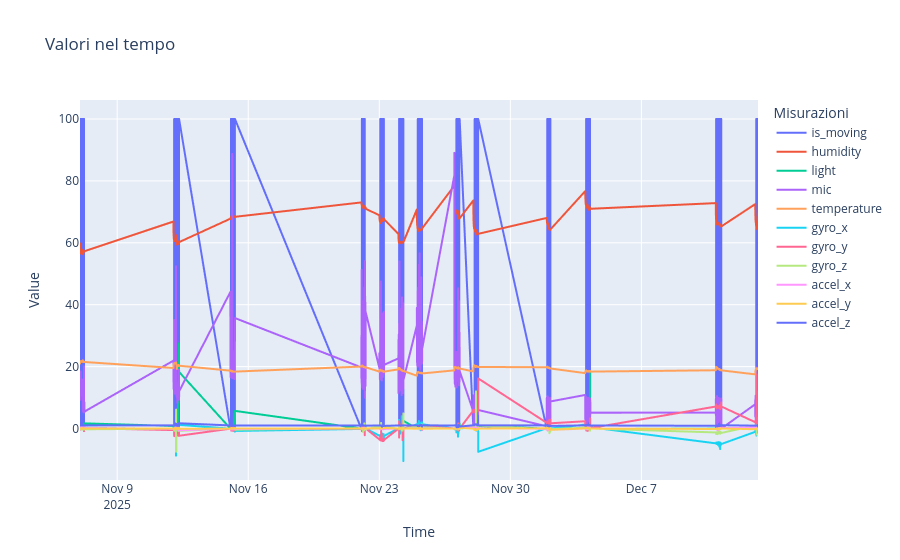
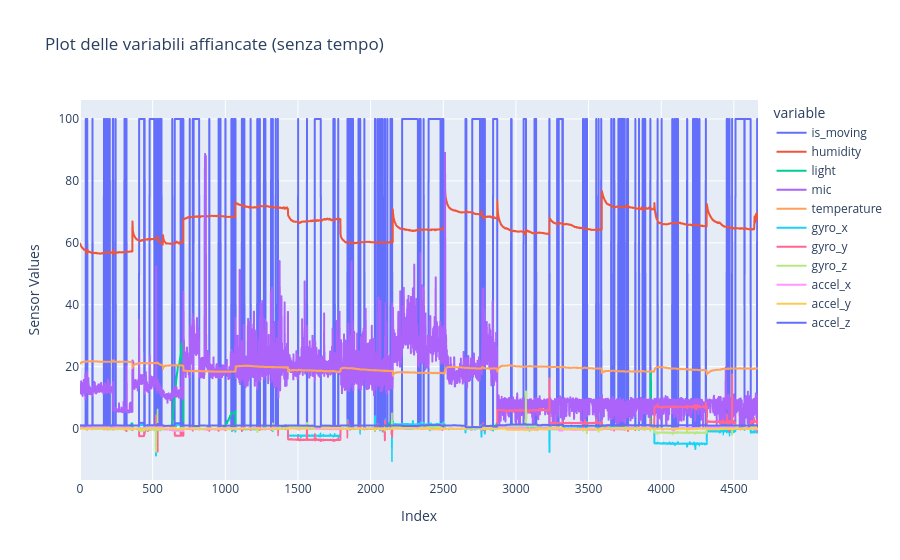
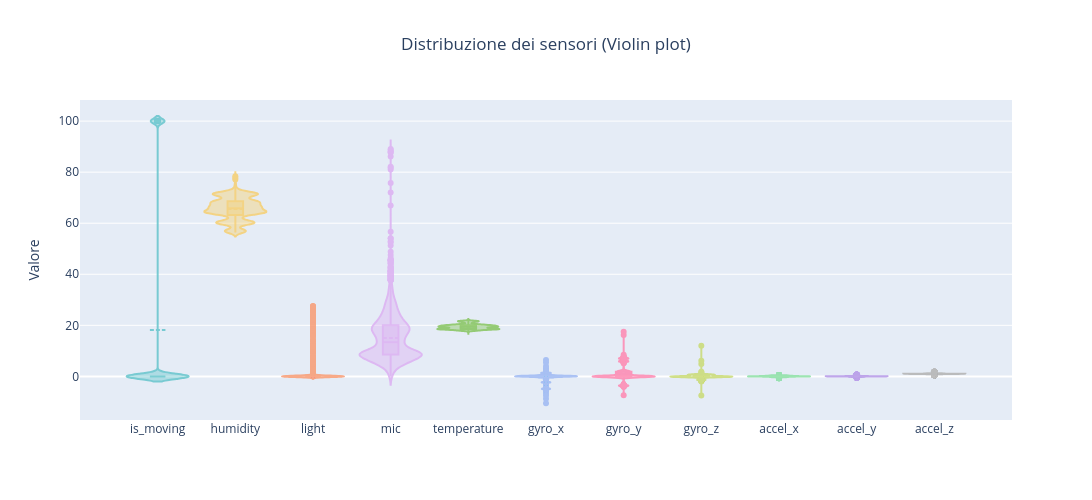

The code cell stored with these charts, in order, in its notebook:
### Code cell
# 5) Plot esplorativi
cols_plot = ['is_moving', 'humidity', 'light', 'mic', 'temperature', 'gyro_x','gyro_y','gyro_z', 'accel_x','accel_y','accel_z']
cols_plot = [c for c in cols_plot if c in df_all.columns]
df_plot = df_all.copy()
df_plot[cols_plot] = df_plot[cols_plot].fillna(0)
# Plot serie temporale
fig = px.line(df_plot, x='_time', y=cols_plot, title='Valori nel tempo')
fig.update_layout(xaxis_title='Time', yaxis_title='Value', legend_title='Misurazioni')
fig.show()
# Plot dei dati senza tempo
fig = px.line(df_plot, y=cols_plot, title="Plot delle variabili affiancate (senza tempo)")
fig.update_layout(xaxis_title="Index", yaxis_title="Sensor Values")
fig.show()

# Plot distribuzioni
df_long = df_all.melt(
    value_vars=cols_plot,
    var_name="Sensor",
    value_name="Value"
)
fig = px.violin(
    df_long,
    x="Sensor",
    y="Value",
    color="Sensor",
    box=True,
    points="outliers",
    color_discrete_sequence=px.colors.qualitative.Pastel,
    title="Distribuzione dei sensori (Violin plot)"
)
fig.update_traces(
    meanline_visible=True,
    opacity=0.85,
    width=0.8
)
fig.update_layout(
    violinmode="group",
    height=500,
    width=1200,
    title_x=0.5,
    showlegend=False,
    yaxis_title="Valore",
    xaxis_title=""
)
fig.show()

### Figure 1 — Plotly figure (JSON) as saved in the notebook; plotly's stock layout.template omitted (floating-point values rounded to 4 significant figures; data arrays with more than 128 entries replaced by an {"elided": "..."} marker saying what was removed)
{"data": [{"hovertemplate": "variable=is_moving<br>_time=%{x}<br>value=%{y}<extra></extra>", "legendgroup": "is_moving", "line": {"color": "#636efa", "dash": "solid"}, "marker": {"symbol": "circle"}, "mode": "lines", "name": "is_moving", "showlegend": true, "type": "scattergl", "x": {"elided": "4667 str values"}, "xaxis": "x", "y": {"elided": "4667 float values"}, "yaxis": "y"}, {"hovertemplate": "variable=humidity<br>_time=%{x}<br>value=%{y}<extra></extra>", "legendgroup": "humidity", "line": {"color": "#EF553B", "dash": "solid"}, "marker": {"symbol": "circle"}, "mode": "lines", "name": "humidity", "showlegend": true, "type": "scattergl", "x": {"elided": "4667 str values"}, "xaxis": "x", "y": {"elided": "4667 float values"}, "yaxis": "y"}, {"hovertemplate": "variable=light<br>_time=%{x}<br>value=%{y}<extra></extra>", "legendgroup": "light", "line": {"color": "#00cc96", "dash": "solid"}, "marker": {"symbol": "circle"}, "mode": "lines", "name": "light", "showlegend": true, "type": "scattergl", "x": {"elided": "4667 str values"}, "xaxis": "x", "y": {"elided": "4667 float values"}, "yaxis": "y"}, {"hovertemplate": "variable=mic<br>_time=%{x}<br>value=%{y}<extra></extra>", "legendgroup": "mic", "line": {"color": "#ab63fa", "dash": "solid"}, "marker": {"symbol": "circle"}, "mode": "lines", "name": "mic", "showlegend": true, "type": "scattergl", "x": {"elided": "4667 str values"}, "xaxis": "x", "y": {"elided": "4667 float values"}, "yaxis": "y"}, {"hovertemplate": "variable=temperature<br>_time=%{x}<br>value=%{y}<extra></extra>", "legendgroup": "temperature", "line": {"color": "#FFA15A", "dash": "solid"}, "marker": {"symbol": "circle"}, "mode": "lines", "name": "temperature", "showlegend": true, "type": "scattergl", "x": {"elided": "4667 str values"}, "xaxis": "x", "y": {"elided": "4667 float values"}, "yaxis": "y"}, {"hovertemplate": "variable=gyro_x<br>_time=%{x}<br>value=%{y}<extra></extra>", "legendgroup": "gyro_x", "line": {"color": "#19d3f3", "dash": "solid"}, "marker": {"symbol": "circle"}, "mode": "lines", "name": "gyro_x", "showlegend": true, "type": "scattergl", "x": {"elided": "4667 str values"}, "xaxis": "x", "y": {"elided": "4667 float values"}, "yaxis": "y"}, {"hovertemplate": "variable=gyro_y<br>_time=%{x}<br>value=%{y}<extra></extra>", "legendgroup": "gyro_y", "line": {"color": "#FF6692", "dash": "solid"}, "marker": {"symbol": "circle"}, "mode": "lines", "name": "gyro_y", "showlegend": true, "type": "scattergl", "x": {"elided": "4667 str values"}, "xaxis": "x", "y": {"elided": "4667 float values"}, "yaxis": "y"}, {"hovertemplate": "variable=gyro_z<br>_time=%{x}<br>value=%{y}<extra></extra>", "legendgroup": "gyro_z", "line": {"color": "#B6E880", "dash": "solid"}, "marker": {"symbol": "circle"}, "mode": "lines", "name": "gyro_z", "showlegend": true, "type": "scattergl", "x": {"elided": "4667 str values"}, "xaxis": "x", "y": {"elided": "4667 float values"}, "yaxis": "y"}, {"hovertemplate": "variable=accel_x<br>_time=%{x}<br>value=%{y}<extra></extra>", "legendgroup": "accel_x", "line": {"color": "#FF97FF", "dash": "solid"}, "marker": {"symbol": "circle"}, "mode": "lines", "name": "accel_x", "showlegend": true, "type": "scattergl", "x": {"elided": "4667 str values"}, "xaxis": "x", "y": {"elided": "4667 float values"}, "yaxis": "y"}, {"hovertemplate": "variable=accel_y<br>_time=%{x}<br>value=%{y}<extra></extra>", "legendgroup": "accel_y", "line": {"color": "#FECB52", "dash": "solid"}, "marker": {"symbol": "circle"}, "mode": "lines", "name": "accel_y", "showlegend": true, "type": "scattergl", "x": {"elided": "4667 str values"}, "xaxis": "x", "y": {"elided": "4667 float values"}, "yaxis": "y"}, {"hovertemplate": "variable=accel_z<br>_time=%{x}<br>value=%{y}<extra></extra>", "legendgroup": "accel_z", "line": {"color": "#636efa", "dash": "solid"}, "marker": {"symbol": "circle"}, "mode": "lines", "name": "accel_z", "showlegend": true, "type": "scattergl", "x": {"elided": "4667 str values"}, "xaxis": "x", "y": {"elided": "4667 float values"}, "yaxis": "y"}], "layout": {"legend": {"title": {"text": "Misurazioni"}, "tracegroupgap": 0}, "title": {"text": "Valori nel tempo"}, "xaxis": {"anchor": "y", "domain": [0, 1], "title": {"text": "Time"}}, "yaxis": {"anchor": "x", "domain": [0, 1], "title": {"text": "Value"}}}}

### Figure 2 — Plotly figure (JSON) as saved in the notebook; plotly's stock layout.template omitted (floating-point values rounded to 4 significant figures; data arrays with more than 128 entries replaced by an {"elided": "..."} marker saying what was removed)
{"data": [{"hovertemplate": "variable=is_moving<br>index=%{x}<br>value=%{y}<extra></extra>", "legendgroup": "is_moving", "line": {"color": "#636efa", "dash": "solid"}, "marker": {"symbol": "circle"}, "mode": "lines", "name": "is_moving", "showlegend": true, "type": "scattergl", "x": {"elided": "4667 int values"}, "xaxis": "x", "y": {"elided": "4667 float values"}, "yaxis": "y"}, {"hovertemplate": "variable=humidity<br>index=%{x}<br>value=%{y}<extra></extra>", "legendgroup": "humidity", "line": {"color": "#EF553B", "dash": "solid"}, "marker": {"symbol": "circle"}, "mode": "lines", "name": "humidity", "showlegend": true, "type": "scattergl", "x": {"elided": "4667 int values"}, "xaxis": "x", "y": {"elided": "4667 float values"}, "yaxis": "y"}, {"hovertemplate": "variable=light<br>index=%{x}<br>value=%{y}<extra></extra>", "legendgroup": "light", "line": {"color": "#00cc96", "dash": "solid"}, "marker": {"symbol": "circle"}, "mode": "lines", "name": "light", "showlegend": true, "type": "scattergl", "x": {"elided": "4667 int values"}, "xaxis": "x", "y": {"elided": "4667 float values"}, "yaxis": "y"}, {"hovertemplate": "variable=mic<br>index=%{x}<br>value=%{y}<extra></extra>", "legendgroup": "mic", "line": {"color": "#ab63fa", "dash": "solid"}, "marker": {"symbol": "circle"}, "mode": "lines", "name": "mic", "showlegend": true, "type": "scattergl", "x": {"elided": "4667 int values"}, "xaxis": "x", "y": {"elided": "4667 float values"}, "yaxis": "y"}, {"hovertemplate": "variable=temperature<br>index=%{x}<br>value=%{y}<extra></extra>", "legendgroup": "temperature", "line": {"color": "#FFA15A", "dash": "solid"}, "marker": {"symbol": "circle"}, "mode": "lines", "name": "temperature", "showlegend": true, "type": "scattergl", "x": {"elided": "4667 int values"}, "xaxis": "x", "y": {"elided": "4667 float values"}, "yaxis": "y"}, {"hovertemplate": "variable=gyro_x<br>index=%{x}<br>value=%{y}<extra></extra>", "legendgroup": "gyro_x", "line": {"color": "#19d3f3", "dash": "solid"}, "marker": {"symbol": "circle"}, "mode": "lines", "name": "gyro_x", "showlegend": true, "type": "scattergl", "x": {"elided": "4667 int values"}, "xaxis": "x", "y": {"elided": "4667 float values"}, "yaxis": "y"}, {"hovertemplate": "variable=gyro_y<br>index=%{x}<br>value=%{y}<extra></extra>", "legendgroup": "gyro_y", "line": {"color": "#FF6692", "dash": "solid"}, "marker": {"symbol": "circle"}, "mode": "lines", "name": "gyro_y", "showlegend": true, "type": "scattergl", "x": {"elided": "4667 int values"}, "xaxis": "x", "y": {"elided": "4667 float values"}, "yaxis": "y"}, {"hovertemplate": "variable=gyro_z<br>index=%{x}<br>value=%{y}<extra></extra>", "legendgroup": "gyro_z", "line": {"color": "#B6E880", "dash": "solid"}, "marker": {"symbol": "circle"}, "mode": "lines", "name": "gyro_z", "showlegend": true, "type": "scattergl", "x": {"elided": "4667 int values"}, "xaxis": "x", "y": {"elided": "4667 float values"}, "yaxis": "y"}, {"hovertemplate": "variable=accel_x<br>index=%{x}<br>value=%{y}<extra></extra>", "legendgroup": "accel_x", "line": {"color": "#FF97FF", "dash": "solid"}, "marker": {"symbol": "circle"}, "mode": "lines", "name": "accel_x", "showlegend": true, "type": "scattergl", "x": {"elided": "4667 int values"}, "xaxis": "x", "y": {"elided": "4667 float values"}, "yaxis": "y"}, {"hovertemplate": "variable=accel_y<br>index=%{x}<br>value=%{y}<extra></extra>", "legendgroup": "accel_y", "line": {"color": "#FECB52", "dash": "solid"}, "marker": {"symbol": "circle"}, "mode": "lines", "name": "accel_y", "showlegend": true, "type": "scattergl", "x": {"elided": "4667 int values"}, "xaxis": "x", "y": {"elided": "4667 float values"}, "yaxis": "y"}, {"hovertemplate": "variable=accel_z<br>index=%{x}<br>value=%{y}<extra></extra>", "legendgroup": "accel_z", "line": {"color": "#636efa", "dash": "solid"}, "marker": {"symbol": "circle"}, "mode": "lines", "name": "accel_z", "showlegend": true, "type": "scattergl", "x": {"elided": "4667 int values"}, "xaxis": "x", "y": {"elided": "4667 float values"}, "yaxis": "y"}], "layout": {"legend": {"title": {"text": "variable"}, "tracegroupgap": 0}, "title": {"text": "Plot delle variabili affiancate (senza tempo)"}, "xaxis": {"anchor": "y", "domain": [0, 1], "title": {"text": "Index"}}, "yaxis": {"anchor": "x", "domain": [0, 1], "title": {"text": "Sensor Values"}}}}

### Figure 3 — Plotly figure (JSON) as saved in the notebook; plotly's stock layout.template omitted (floating-point values rounded to 4 significant figures; data arrays with more than 128 entries replaced by an {"elided": "..."} marker saying what was removed)
{"data": [{"alignmentgroup": "True", "box": {"visible": true}, "hovertemplate": "Sensor=%{x}<br>Value=%{y}<extra></extra>", "legendgroup": "is_moving", "marker": {"color": "rgb(102, 197, 204)"}, "meanline": {"visible": true}, "name": "is_moving", "offsetgroup": "is_moving", "opacity": 0.85, "orientation": "v", "points": "outliers", "scalegroup": "True", "showlegend": true, "type": "violin", "width": 0.8, "x": {"elided": "4667 str values"}, "x0": " ", "xaxis": "x", "y": {"elided": "4667 float values"}, "y0": " ", "yaxis": "y"}, {"alignmentgroup": "True", "box": {"visible": true}, "hovertemplate": "Sensor=%{x}<br>Value=%{y}<extra></extra>", "legendgroup": "humidity", "marker": {"color": "rgb(246, 207, 113)"}, "meanline": {"visible": true}, "name": "humidity", "offsetgroup": "humidity", "opacity": 0.85, "orientation": "v", "points": "outliers", "scalegroup": "True", "showlegend": true, "type": "violin", "width": 0.8, "x": {"elided": "4667 str values"}, "x0": " ", "xaxis": "x", "y": {"elided": "4667 float values"}, "y0": " ", "yaxis": "y"}, {"alignmentgroup": "True", "box": {"visible": true}, "hovertemplate": "Sensor=%{x}<br>Value=%{y}<extra></extra>", "legendgroup": "light", "marker": {"color": "rgb(248, 156, 116)"}, "meanline": {"visible": true}, "name": "light", "offsetgroup": "light", "opacity": 0.85, "orientation": "v", "points": "outliers", "scalegroup": "True", "showlegend": true, "type": "violin", "width": 0.8, "x": {"elided": "4667 str values"}, "x0": " ", "xaxis": "x", "y": {"elided": "4667 float values"}, "y0": " ", "yaxis": "y"}, {"alignmentgroup": "True", "box": {"visible": true}, "hovertemplate": "Sensor=%{x}<br>Value=%{y}<extra></extra>", "legendgroup": "mic", "marker": {"color": "rgb(220, 176, 242)"}, "meanline": {"visible": true}, "name": "mic", "offsetgroup": "mic", "opacity": 0.85, "orientation": "v", "points": "outliers", "scalegroup": "True", "showlegend": true, "type": "violin", "width": 0.8, "x": {"elided": "4667 str values"}, "x0": " ", "xaxis": "x", "y": {"elided": "4667 float values"}, "y0": " ", "yaxis": "y"}, {"alignmentgroup": "True", "box": {"visible": true}, "hovertemplate": "Sensor=%{x}<br>Value=%{y}<extra></extra>", "legendgroup": "temperature", "marker": {"color": "rgb(135, 197, 95)"}, "meanline": {"visible": true}, "name": "temperature", "offsetgroup": "temperature", "opacity": 0.85, "orientation": "v", "points": "outliers", "scalegroup": "True", "showlegend": true, "type": "violin", "width": 0.8, "x": {"elided": "4667 str values"}, "x0": " ", "xaxis": "x", "y": {"elided": "4667 float values"}, "y0": " ", "yaxis": "y"}, {"alignmentgroup": "True", "box": {"visible": true}, "hovertemplate": "Sensor=%{x}<br>Value=%{y}<extra></extra>", "legendgroup": "gyro_x", "marker": {"color": "rgb(158, 185, 243)"}, "meanline": {"visible": true}, "name": "gyro_x", "offsetgroup": "gyro_x", "opacity": 0.85, "orientation": "v", "points": "outliers", "scalegroup": "True", "showlegend": true, "type": "violin", "width": 0.8, "x": {"elided": "4667 str values"}, "x0": " ", "xaxis": "x", "y": {"elided": "4667 float values"}, "y0": " ", "yaxis": "y"}, {"alignmentgroup": "True", "box": {"visible": true}, "hovertemplate": "Sensor=%{x}<br>Value=%{y}<extra></extra>", "legendgroup": "gyro_y", "marker": {"color": "rgb(254, 136, 177)"}, "meanline": {"visible": true}, "name": "gyro_y", "offsetgroup": "gyro_y", "opacity": 0.85, "orientation": "v", "points": "outliers", "scalegroup": "True", "showlegend": true, "type": "violin", "width": 0.8, "x": {"elided": "4667 str values"}, "x0": " ", "xaxis": "x", "y": {"elided": "4667 float values"}, "y0": " ", "yaxis": "y"}, {"alignmentgroup": "True", "box": {"visible": true}, "hovertemplate": "Sensor=%{x}<br>Value=%{y}<extra></extra>", "legendgroup": "gyro_z", "marker": {"color": "rgb(201, 219, 116)"}, "meanline": {"visible": true}, "name": "gyro_z", "offsetgroup": "gyro_z", "opacity": 0.85, "orientation": "v", "points": "outliers", "scalegroup": "True", "showlegend": true, "type": "violin", "width": 0.8, "x": {"elided": "4667 str values"}, "x0": " ", "xaxis": "x", "y": {"elided": "4667 float values"}, "y0": " ", "yaxis": "y"}, {"alignmentgroup": "True", "box": {"visible": true}, "hovertemplate": "Sensor=%{x}<br>Value=%{y}<extra></extra>", "legendgroup": "accel_x", "marker": {"color": "rgb(139, 224, 164)"}, "meanline": {"visible": true}, "name": "accel_x", "offsetgroup": "accel_x", "opacity": 0.85, "orientation": "v", "points": "outliers", "scalegroup": "True", "showlegend": true, "type": "violin", "width": 0.8, "x": {"elided": "4667 str values"}, "x0": " ", "xaxis": "x", "y": {"elided": "4667 float values"}, "y0": " ", "yaxis": "y"}, {"alignmentgroup": "True", "box": {"visible": true}, "hovertemplate": "Sensor=%{x}<br>Value=%{y}<extra></extra>", "legendgroup": "accel_y", "marker": {"color": "rgb(180, 151, 231)"}, "meanline": {"visible": true}, "name": "accel_y", "offsetgroup": "accel_y", "opacity": 0.85, "orientation": "v", "points": "outliers", "scalegroup": "True", "showlegend": true, "type": "violin", "width": 0.8, "x": {"elided": "4667 str values"}, "x0": " ", "xaxis": "x", "y": {"elided": "4667 float values"}, "y0": " ", "yaxis": "y"}, {"alignmentgroup": "True", "box": {"visible": true}, "hovertemplate": "Sensor=%{x}<br>Value=%{y}<extra></extra>", "legendgroup": "accel_z", "marker": {"color": "rgb(179, 179, 179)"}, "meanline": {"visible": true}, "name": "accel_z", "offsetgroup": "accel_z", "opacity": 0.85, "orientation": "v", "points": "outliers", "scalegroup": "True", "showlegend": true, "type": "violin", "width": 0.8, "x": {"elided": "4667 str values"}, "x0": " ", "xaxis": "x", "y": {"elided": "4667 float values"}, "y0": " ", "yaxis": "y"}], "layout": {"height": 500, "legend": {"title": {"text": "Sensor"}, "tracegroupgap": 0}, "showlegend": false, "title": {"text": "Distribuzione dei sensori (Violin plot)", "x": 0.5}, "violinmode": "group", "width": 1200, "xaxis": {"anchor": "y", "categoryarray": ["is_moving", "humidity", "light", "mic", "temperature", "gyro_x", "gyro_y", "gyro_z", "accel_x", "accel_y", "accel_z"], "categoryorder": "array", "domain": [0, 1], "title": {"text": ""}}, "yaxis": {"anchor": "x", "domain": [0, 1], "title": {"text": "Valore"}}}}
